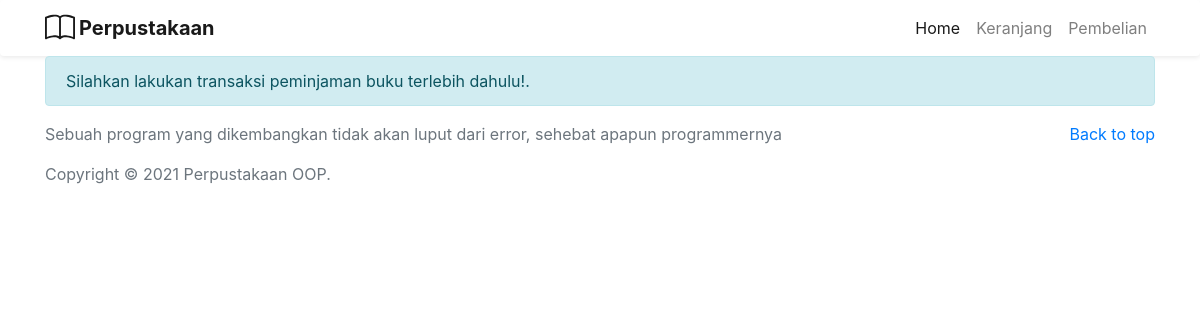
The page /?page=pembelian (signed in) on the database as committed earlier.
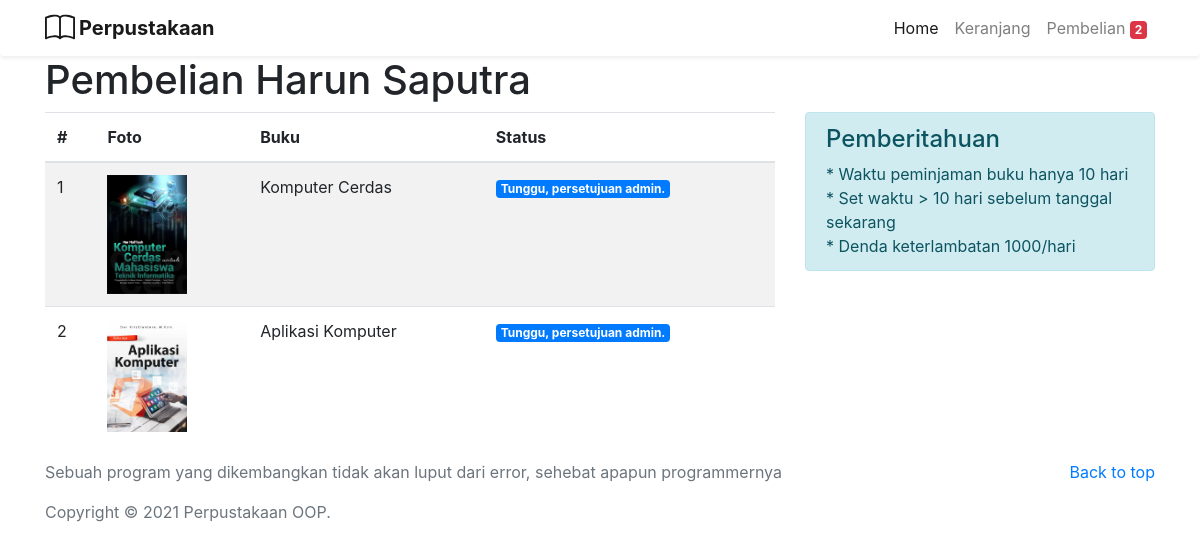
The same page on the database as committed later.
### tables this page shows
CREATE TABLE `detail_pinjaman` (
  `id_detail` int(11) NOT NULL,
  `id_peminjaman` int(11) DEFAULT NULL,
  `id_anggota` int(11) DEFAULT NULL,
  `id_buku` int(11) DEFAULT NULL
);

CREATE TABLE `buku` (
  `id_buku` int(11) NOT NULL,
  `judul` varchar(255) NOT NULL,
  `penulis` varchar(255) NOT NULL,
  `penerbit` varchar(255) NOT NULL,
  `tahun` int(255) NOT NULL,
  `foto_buku` varchar(255) DEFAULT NULL
);

### config/database.php (called while the page is built, shortened)
<?php
class Database{
   public $host = "localhost";
   public $username = "root";
   public $password = "";
   public $database = "app_perpustakaan_oop";
   function __construct(){
      $this->koneksi = new mysqli($this->host, $this->username, $this->password,$this->database);
   }
}

### config/buku.php (called while the page is built, shortened)
<?php
require 'database.php';
class Buku extends Database
{
   public function getPeminjamanBukuByUser($id_user)
   {
      $sql = $this->koneksi->query("
         SELECT * FROM detail_pinjaman
         INNER JOIN peminjaman ON detail_pinjaman.id_anggota = peminjaman.id_anggota
         INNER JOIN buku ON detail_pinjaman.id_buku = buku.id_buku
         WHERE detail_pinjaman.id_anggota = '$id_user'") or die(mysqli_error($this->koneksi));
      while ($row = $sql->fetch_assoc()) {
         $data[] = $row;
      }
      return (!empty($data) ? $data : '');
   }
   public function getPeminjamanByIdUser($id_user)
   {
      $query = $this->koneksi->query("SELECT id_anggota, status FROM peminjaman WHERE id_anggota = '$id_user'");
      return $query->fetch_assoc();
   }
}

### page/frontend/pembelian/pembelian.php (the view, shortened to what this page needs)
<?php
$pembelian = $buku->getPeminjamanBukuByUser($idUser);
$status = $buku->getPeminjamanByIdUser($idUser)
?>
<div class="container">
<?php if(!empty($pembelian)) : ?>
   <div class="row col-md-12">
      <h1 class="">Pembelian <?= $_SESSION['nama'] ?></h1>
   </div>
   <div class="row">
      <div class="col-md-8">
         <div class="table-responsive">
            <table class="table table-striped">
               <thead>
                  <tr>
                     <th>#</th>
                     <th>Foto</th>
                     <th>Buku</th>
                     <th>Status</th>
                  </tr>
               </thead>
               <?php if($status['status'] == 0 || $status['status'] == 1) : ?>
               <tbody>
                  <?php $no = 1; foreach($pembelian as $p) : ?>
                  <tr>
                     <td><?= $no++; ?></td>
                     <td>
                        <img src="uploads/buku/<?= $p['foto_buku'] ?>" alt="<?= $b['judul'] ?>" class="img-fluid" width="80">
                     </td>
                     <td><?= $p['judul']; ?></td>
                     <td>
                        <?php if($p['status'] == 0) : ?>
                           <span class="badge badge-primary">Tunggu, persetujuan admin.</span>
                        <?php elseif($p['status'] == 1) : ?>
                           <span class="badge badge-success">Silahkan ambil buku diperpustakaan.</span>
                        <?php endif; ?>
                     </td>
                  </tr>
                  <?php endforeach; ?>
               </tbody>
               <?php elseif($status['status'] == 2) : ?>
                  <div class="alert alert-info">Tunggu 3 hari, jika ingin meminjam buku lagi.</div>
               <?php endif; ?>
            </table>
         </div>
      </div>
      <div class="col-md-4">
         <div class="alert alert-info">
            <h4>Pemberitahuan</h4>
             * Waktu peminjaman buku hanya 10 hari<br/>
             * Set waktu > 10 hari sebelum tanggal sekarang<br/>
             * Denda keterlambatan 1000/hari<br/>
           </div>
      </div>
   </div>
<?php else : ?>
   <div class="alert alert-info">Silahkan lakukan transaksi peminjaman buku terlebih dahulu!.</div>
<?php endif; ?>
</div>

### index.php (shortened to what this page needs)
<?php
require 'config/buku.php';
$buku = new buku();
$idUser = (empty($_SESSION['id']) ? '' : $_SESSION['id']);
$pembelian = ($buku->getPeminjamanBukuByUser($idUser) ? count($buku->getPeminjamanBukuByUser($idUser)) : '');
?>
<!DOCTYPE html>
<html lang="en">
<head>
   <link rel="stylesheet" href="assets/css/bootstrap.min.css">
</head>
<body>
<nav class="navbar navbar-expand-lg navbar-light bg-light shadow-sm bg-white rounded">
  <div class="container">
    <a href="./" class="navbar-brand d-flex align-items-center">
         <strong class="ml-1">Perpustakaan</strong>
       </a>
    <div class="collapse navbar-collapse" id="navbarNav">
      <ul class="navbar-nav ml-auto">
        <li class="nav-item active">
          <a class="nav-link" href="/perpustakaan-oop-php">Home</span></a>
        </li>
        <?php if(!empty($_SESSION['id']) && $_SESSION['level'] != 0) : ?>
        <li class="nav-item">
          <a class="nav-link" href="?page=cart">Keranjang</span></a>
        </li>
        <li class="nav-item">
          <a class="nav-link" href="?page=pembelian">Pembelian <span class="badge badge-danger"><?= $pembelian; ?></a>
        </li>
      <?php endif; ?>
      </ul>
    </div>
  </div>
</nav>
<main role="main">
  <?php
  if (isset($_GET["page"])) {
    if ($_GET['page'] == 'cart_proses') {
      if (isset($_GET['act']) == '') {
        require 'page/cart/cart_proses.php';
      }
    } elseif ($_GET['page'] == 'checkout') {
      if ($_GET['act'] == '') {
        require 'page/cart/checkout.php';
      }
    } elseif ($_GET['page'] == 'cart') {
      if (isset($_GET['act']) == '') {
        require 'page/cart/cart.php';
      } else if($_GET['act'] == 'delete') {
        require 'page/cart/delete-cart.php';
      }
    } elseif ($_GET['page'] == 'pembelian') {
      if (isset($_GET['act']) == '') {
        require 'page/frontend/pembelian/pembelian.php';
      } else if(isset($_GET['act']) == 'konfirmasi') {
        require 'page/frontend/pembelian/konfirmasi.php';
      }
    }
  } else {
    require 'page/frontend/content.php';
  }
  ?>
</main>
<footer class="text-muted">
<div class="container">
 <p class="float-right">
   <a href="#">Back to top</a>
 </p>
 <p>Sebuah program yang dikembangkan tidak akan luput dari error, sehebat apapun programmernya</p>
 <p>Copyright &copy; <?= date('Y') ?> Perpustakaan OOP</a>.</p>
</div>
</footer>
</body>
</html>

Rows that differ between the two databases and show on the page:
added detail_pinjaman: id_buku.foto_buku (picture), id_buku.judul "Komputer Cerdas"
added detail_pinjaman: id_buku.foto_buku (picture), id_buku.judul "Aplikasi Komputer"
Other text that changed with them:
$pembelian: (not shown) → "2"
$_SESSION['nama']: (not shown) → "Harun Saputra"
text no longer shown: "Silahkan lakukan transaksi peminjaman buku terlebih dahulu!."
text now shown: "Pembelian # Foto Buku Status Pemberitahuan * Waktu peminjaman buku hanya 10 hari * Set waktu > 10 hari sebelum tanggal sekarang * Denda keterlambatan 1000/hari"
